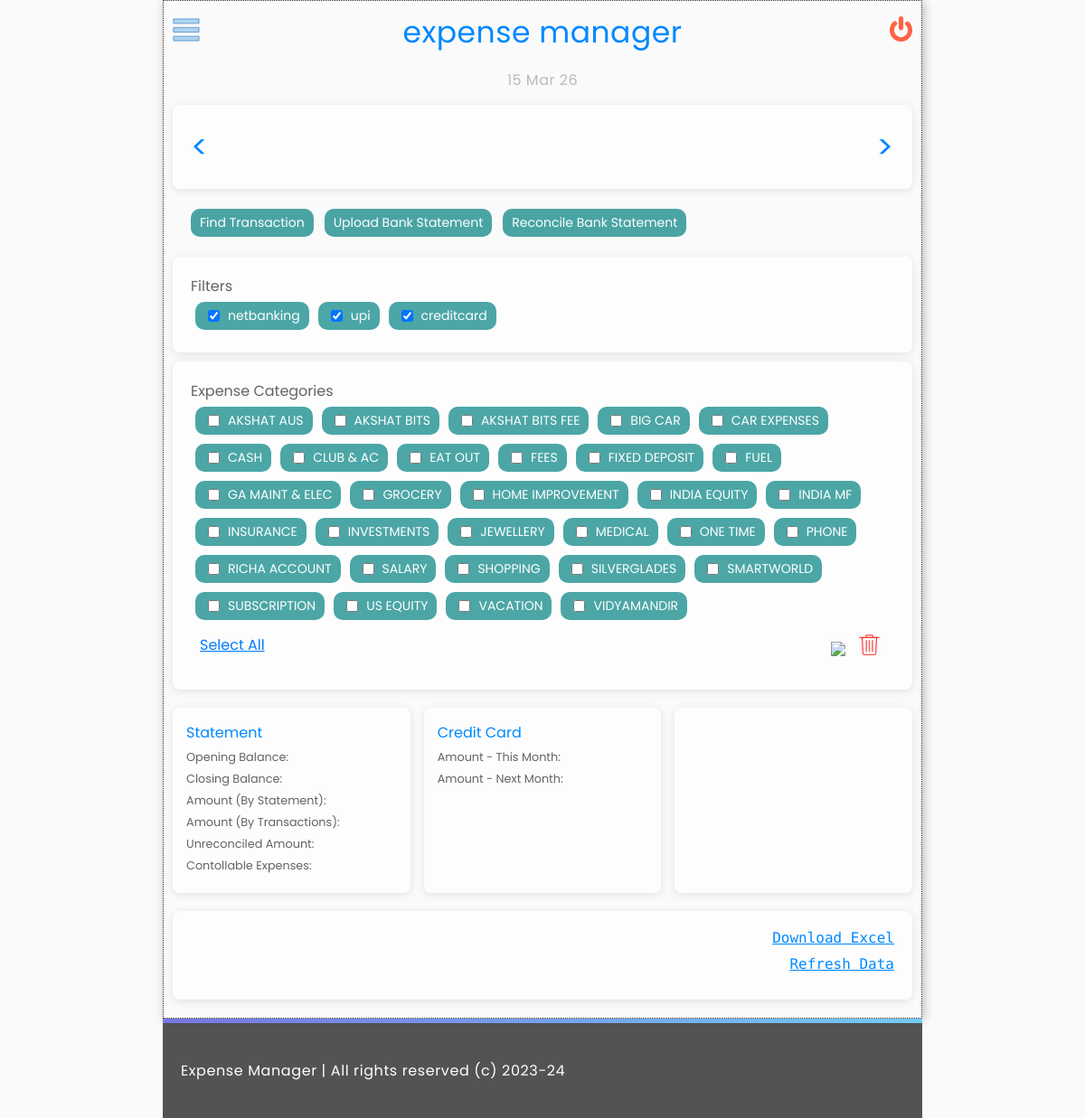
The page /landing.php (signed in) on the database its author committed.
### tables this page shows
CREATE TABLE `categories` (
  `category_id` int(11) NOT NULL,
  `category_description` varchar(128) NOT NULL,
  `username` varchar(128) NOT NULL,
  `status` int(3) NOT NULL,
  PRIMARY KEY (`category_description`,`username`)
);

### class/categories.php (called while the page is built, shortened)
<?php
class Categories
{
    public function getCategory($loginid)
    {
        include(__DIR__ .'/../db.php');
        $sql = "SELECT * FROM categories WHERE username='" . $loginid ."' AND status='1'";
        $result = $conn->query($sql);
        $num_rows = $result->num_rows;
        $data = array();
        if($num_rows > 0)
        {
            for($i=0; $i< $num_rows; $i++)
            {
                $row = $result->fetch_assoc();
                array_push($data, $row['category_id']);
            }
        }
        return $data;
    }
    public function getCategoryDescription($category_id, $loginid)
    {
        include(__DIR__ .'/../db.php');
        $sql = "SELECT * FROM categories WHERE category_id='" . $category_id . "' AND username='" . $loginid . "'";
        $result = $conn->query($sql);
        if(!$result)
        {
            $category_description = 'error';
        }
        else
        {
            $row = $result->fetch_assoc();
            $category_description = $row['category_description'];
            $data = array('description' => $category_description);
        }
        return $data;
    }
}

### displayCategories.php (the view, shortened to what this page needs)
<?php
    include_once('class/categories.php');
    $obj = new categories();
    $loginid = $_SESSION['loginid'];
    $category_list = $obj->getCategory($loginid);
?>
<div id="mc_filters" class="boxContainer100wide">
    <div class="boxContainerHeader">Filters</div>
    <div id="mc_f_2">
        <label class="glass-btn mc_f_2_label"><input class="mc_f_1" value="netbanking" type="checkbox" name="mc_f_inp" checked />netbanking</label>
        <label class="glass-btn mc_f_2_label"><input class="mc_f_1" value="upi" type="checkbox" name="mc_f_inp" checked />upi</label>
        <label class="glass-btn mc_f_2_label"><input class="mc_f_1" value="creditcard" type="checkbox" name="mc_f_inp" checked />creditcard</label>
    </div>
</div>
<div id="mc_categories" class="boxContainer100wide">
    <div>
        <div class="boxContainerHeader">Expense Categories</div>
        <div id="mc_categories_display_list">
        <?php
            foreach($category_list as $cat)
            {
                $cat_data = $obj->getCategoryDescription($cat, $loginid);
                echo("<label class='glass-btn mc_f_2_label'><input type='checkbox' name='addValueToCat' value='" . $cat . "' />" . $cat_data['description'] . "</label>");
            }
        ?>
        </div>
        <div id="mc_categories_actions">
            <div id="mc_categories_act_selectall">
                <a id="selectall_a" href="#">Select All</a>
            </div>
            <div>
                <span id='mc_categories_display_add'><img src='images/add.svg' width='25px' /></span>
                <span id='mc_categories_display_delete'><img src='images/delete.png' width='25px' /></span>
            </div>
        </div>
    </div>
</div>
<?php
    include_once('class/categories.php');
        ?>

### css/master.css (style rules this page uses)
html { font-size: 16px; }
body { font-family: "Poppins", sans-serif; font-weight: 400; font-style: normal; background-color: #FAFAFA; color: rgb(99,99,102); font-style: normal; margin: 0 auto; }
input { display: flex; flex-direction: row; flex-wrap: wrap; justify-content: center; backdrop-filter: blur(8px); }
input::placeholder { color: #999; }
#selectall_a { font-size: 16px; color: rgb(0,122,255); }
#mc_categories_display_list { display: flex; flex-direction: row; justify-content: flex-start; flex-wrap: wrap; }
#mc_categories_display_add { color: #fff; margin: 5px; text-align: center; cursor: pointer; }
#mc_categories_display_delete { color: #fff; margin: 5px; text-align: center; cursor: pointer; }
#mc_categories_actions { display: flex; flex-direction: row; justify-content: space-between; align-content: center; padding: 10px; }
.boxContainer100wide { box-sizing: border-box; background: rgba(255, 255, 255, 0.6); backdrop-filter: blur(10px); box-shadow: 0 2px 10px rgba(0,0,0,0.1); border-radius: 8px; padding: 20px; display: flex; flex-direction: column; justify-content: flex-start; margin: 10px 0px 10px 0px; width: 100%; }
#mc_f_2 { display: flex; flex-direction: row; width: 100%; flex-wrap: wrap; }
.mc_f_2_label { display: inline-flex; align-items: center; gap: 6px; margin: 5px; }
.glass-btn { background: rgba(0,128,128,0.7); color: #fff; padding: 5px 10px; font-size: 14px; border-radius: 10px; cursor: pointer; transition: all 0.3s ease; text-decoration: none; font-weight: 400; }

### rows shown on the page
categories: category_description "AKSHAT AUS"
categories: category_description "AKSHAT BITS"
categories: category_description "AKSHAT BITS FEE"
categories: category_description "BIG CAR"
categories: category_description "CAR EXPENSES"
categories: category_description "CASH"
categories: category_description "CLUB & AC"
categories: category_description "EAT OUT"
categories: category_description "FEES"
categories: category_description "FIXED DEPOSIT"
categories: category_description "FUEL"
categories: category_description "GA MAINT & ELEC"
categories: category_description "GROCERY"
categories: category_description "HOME IMPROVEMENT"
categories: category_description "INDIA EQUITY"
categories: category_description "INDIA MF"
categories: category_description "INSURANCE"
categories: category_description "INVESTMENTS"
categories: category_description "JEWELLERY"
categories: category_description "MEDICAL"
categories: category_description "ONE TIME"
categories: category_description "PHONE"
categories: category_description "RICHA ACCOUNT"
categories: category_description "SALARY"
categories: category_description "SHOPPING"
categories: category_description "SILVERGLADES"
categories: category_description "SMARTWORLD"
categories: category_description "SUBSCRIPTION"
categories: category_description "US EQUITY"
categories: category_description "VACATION"
categories: category_description "VIDYAMANDIR"
